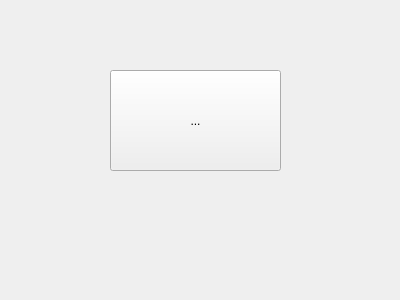
<?xml version="1.0" encoding="UTF-8"?>
<ui version="4.0">
 <class>Form</class>
 <widget class="QWidget" name="Form">
  <property name="geometry">
   <rect>
    <x>0</x>
    <y>0</y>
    <width>400</width>
    <height>300</height>
   </rect>
  </property>
  <property name="windowTitle">
   <string>Form</string>
  </property>
  <widget class="QToolButton" name="toolButton">
   <property name="geometry">
    <rect>
     <x>110</x>
     <y>70</y>
     <width>171</width>
     <height>101</height>
    </rect>
   </property>
   <property name="text">
    <string>...</string>
   </property>
  </widget>
 </widget>
 <resources/>
 <connections/>
</ui>
